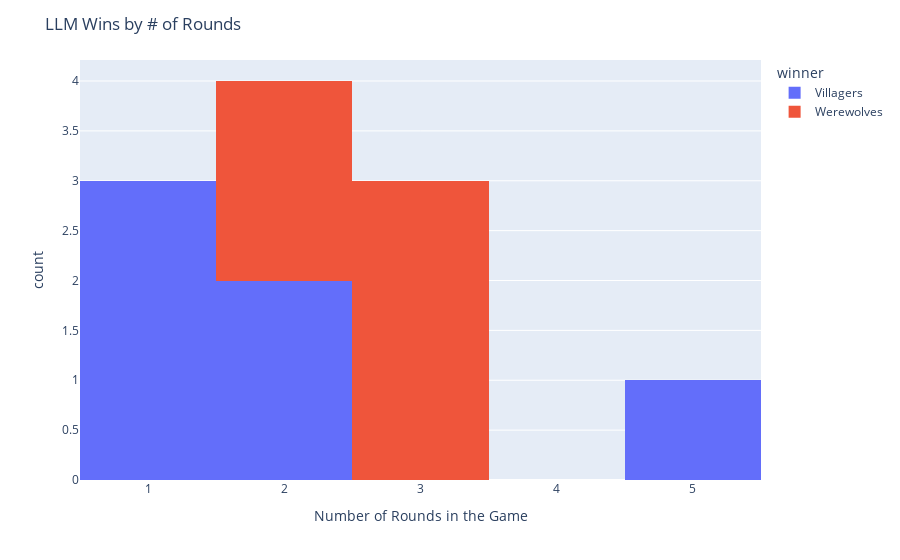

Source (notebook cell):
### Markdown cell above
| Source Dataset | Villagers Win                   | Number of Games |
|---------------|---------|-------|
|LLMs | 54.545%     | 11    |
|Human| 37.423%     | 163   |

### Code cell
# Win over time by number of rounds

fig = px.histogram(llm_rounds_df.groupby("game_id")[["round", "winner"]].last(), x="round", color="winner")
fig.update_layout(title="LLM Wins by # of Rounds", xaxis_title="Number of Rounds in the Game")
fig.show()

### Figure 1 — Plotly figure (JSON) as saved in the notebook; plotly's stock layout.template omitted (floating-point values rounded to 4 significant figures)
{"data": [{"alignmentgroup": "True", "bingroup": "x", "hovertemplate": "winner=Villagers<br>round=%{x}<br>count=%{y}<extra></extra>", "legendgroup": "Villagers", "marker": {"color": "#636efa", "pattern": {"shape": ""}}, "name": "Villagers", "offsetgroup": "Villagers", "orientation": "v", "showlegend": true, "type": "histogram", "x": [1, 1, 5, 1, 2, 2], "xaxis": "x", "yaxis": "y"}, {"alignmentgroup": "True", "bingroup": "x", "hovertemplate": "winner=Werewolves<br>round=%{x}<br>count=%{y}<extra></extra>", "legendgroup": "Werewolves", "marker": {"color": "#EF553B", "pattern": {"shape": ""}}, "name": "Werewolves", "offsetgroup": "Werewolves", "orientation": "v", "showlegend": true, "type": "histogram", "x": [3, 2, 3, 3, 2], "xaxis": "x", "yaxis": "y"}], "layout": {"autosize": true, "barmode": "relative", "legend": {"title": {"text": "winner"}, "tracegroupgap": 0}, "margin": {"t": 60}, "title": {"text": "LLM Wins by # of Rounds"}, "xaxis": {"anchor": "y", "autorange": true, "domain": [0, 1], "range": [0.5, 5.5], "title": {"text": "Number of Rounds in the Game"}, "type": "linear"}, "yaxis": {"anchor": "x", "autorange": true, "domain": [0, 1], "range": [0, 4.211], "title": {"text": "count"}}}}
